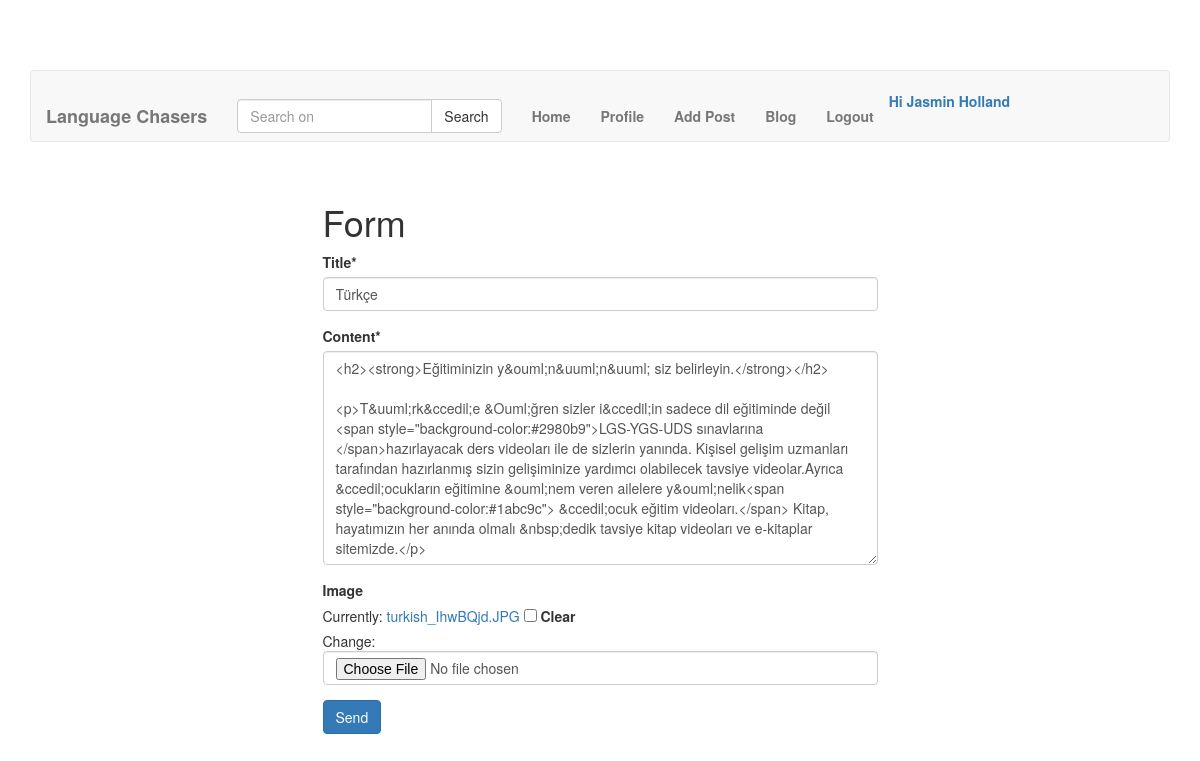
/post/6/update/ (signed in), run on the app's committed database.
### post/models.py (models this page shows, shortened)
class Post(models.Model):
    title = models.CharField(max_length=120, verbose_name="Title")
    content = RichTextField(verbose_name="Content")
    publishing_date = models.DateTimeField(verbose_name="Published Date", auto_now_add=True)#auto_now_add de�i�tiremezsin  sadece o zaman ki yay�mlanmay� tarihini g�sterir.
    image= models.ImageField(null=True, blank=True)
    class Meta:
        ordering=['-publishing_date', 'id' ]

### post/views.py (the view)
# urls.py: url(r'^(?P<id>\d+)/update/$', post_update, name="update"),
def post_update(request,id):
    if not request.user.is_authenticated:
        return Http404()
    post= get_object_or_404(Post,id=id)#get post
    form= PostForm(request.POST or None, request.FILES or None, instance=post)#get form info
    if form.is_valid():#save user action
        form.save()
        messages.success(request,'Operation Successfully Completed', extra_tags= 'Message-Successful')
        return HttpResponseRedirect(post.get_absolute_url())
    context= {
        'form': form,
    }#send form object as content(i�erik olarak g�nder)
    return render(request, 'post/form.html', context)

### post/forms.py
class PostForm(forms.ModelForm):
    class Meta:
        model= Post
        fields= [
            'title',
            'content',
            'image',
            ]

### templates/post/form.html (shortened to what this page needs)
{% extends 'base.html' %}
{% load crispy_forms_tags %}
{% block body %}
<div class="container">
<div class="row">
<div class="col-md-6 col-md-offset-3">
<form method="post" enctype="multipart/form-data">
<h1>Form</h1>
{{ form|crispy }}
<input class="btn btn-primary" type="submit" value="Send">
</form>
</div>
</div>
</div>
{% endblock %}

### templates/header.html (shortened to what this page needs)
<!DOCTYPE html>
<html lang="en">
<head>
    <link rel="stylesheet" href="https://maxcdn.bootstrapcdn.com/bootstrap/3.3.7/css/bootstrap.min.css">
      <link href="//d35aaqx5ub95lt.cloudfront.net/css/ltr-ba9535fe.css" rel="stylesheet">
</head>
<body>
<div class="container">
            <nav class="navbar navbar-default">
            <div class="container-fluid">
              <div class="navbar-header">
                <b><br> <a href="{% url 'home' %}" class="navbar-brand">Language Chasers</a></br></b>
             </div>
   <div id="navbar" class="navbar-collapse collapse">
          <br><form class="navbar-form navbar-left" role="search" method="GET" action="">
              <div class="input-group">
                <input class="form-control" type="text" name="q" placeholder="Search on" value="{{ request.GET.q }}" >
                <span class="input-group-btn">
                  <input class="btn btn-default" type="submit" value="Search">
                </span>
              </div>
          </form>
           <b>  <ul class="nav navbar-nav navbar-left">
               {% if request.user.is_authenticated %}
                   <li><a href="{% url 'home' %}">Home</a></li>
                   <li><a href="{% url 'accounts:user-edit-profile' %}">Profile</a></li>
                   <li><a href="{% url 'post:create' %}">Add Post</a></li>
                   <li><a href="{% url 'post:index' %}">Blog</a></li>
               {% endif %}
               {% if not request.user.is_authenticated %}
                   <li><a href=""></a></li>
                   <li><a href=""></a></li>
                   <li><a href=""></a></li>
                   <li><a href=""></a></li>
                   <li><a href=""></a></li>
                   <li><a href=""></a></li>
                   <li><a href="{% url 'post:index' %}">Blog</a></li>
                   <li><a href="{% url 'accounts:register' %}">Register</a></li>
                   <li><a href="{% url 'accounts:login' %}">Login</a></li>
               {% else %}
                   <li><a href="{% url 'accounts:logout' %}">Logout</a></li>
                   <a href="{% url 'home' %}">Hi {{ request.user.get_full_name }}</a>
               {% endif %}
          </ul> </b>
   </div>
  </div>
          </nav>
</div>
</body>
</html>

### static/css/style.css (style rules this page uses)
body { padding-top: 70px; }

### data on the page
Post: title "Türkçe", content "<h2><strong>Eğitiminizin y&ouml;n&uuml;n&uuml; siz belirleyin.</strong></h2> <p>T&uuml;rk&ccedil;e &Ouml;ğren sizler i&ccedil;in sadece dil eğitiminde değil <span style=\"background-color:#2980b9\">LGS-YGS-UDS sınavlarına </span>hazırlayacak ders videoları ile de sizlerin yanında. Kişisel gelişim uzmanları tarafından hazırlanmış sizin gelişiminize yardımcı olabilecek tavsiye videolar.Ayrıca &ccedil;ocukların eğitimine &ouml;nem veren ailelere y&ouml;nelik<span style=\"background-color:#1abc9c\"> &ccedil;ocuk eğitim videoları.</span> Kitap, hayatımızın her anında olmalı &nbsp;dedik tavsiye kitap videoları ve e-kitaplar sitemizde.</p>"

### other printed values
{{ request.user.get_full_name }} "Jasmin Holland"
